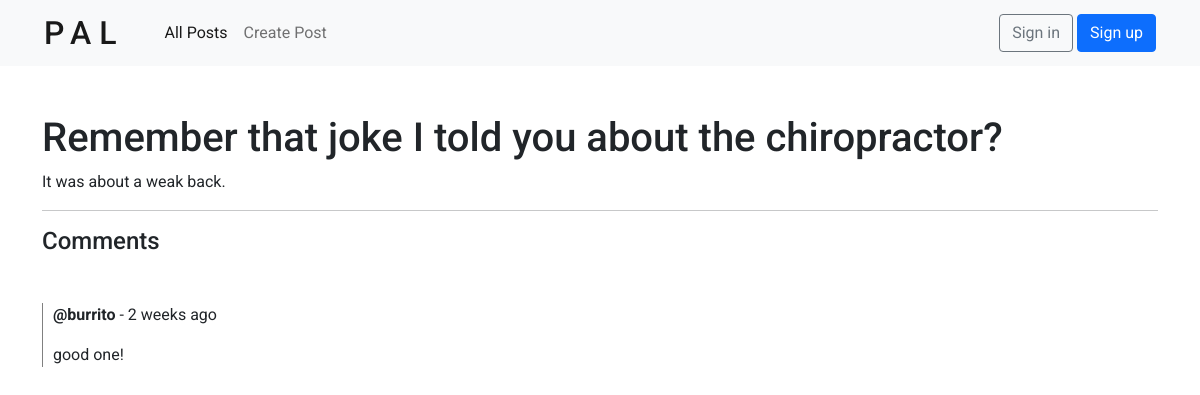
Screenshot of /post/11/ with the database file from the repository.
### posts/models.py (models this page shows, shortened)
class Post(models.Model):
    name = models.CharField(max_length=200)
    description = models.TextField(null=True, blank=True)
    topic = models.ForeignKey(Topic, null=True, on_delete=SET_NULL) # each Post is related to a single Topic
    user = models.ForeignKey(User, null=True, on_delete=SET_NULL) # each Post is related to a single User
    created = models.DateTimeField(auto_now_add=True)
    updated = models.DateTimeField(auto_now=True)

### comments/models.py (models this page shows, shortened)
class Comment(models.Model):
    user = models.ForeignKey(User, on_delete=CASCADE) # each Comment is related to a single User
    post = models.ForeignKey(Post, on_delete=CASCADE) # each Comment is related to a single Post
    body = models.TextField()
    created = models.DateTimeField(auto_now_add=True)
    updated = models.DateTimeField(auto_now=True)

### posts/views.py (the view, shortened to what this page needs)
# urls.py: path('post/<str:pk>/', views.post, name='post'),
def post(request, pk):
    post = Post.objects.get(id=pk)
    comments = post.comment_set.all().order_by('-created') # get the comments from each post
    comments_count = post.comment_set.all().count()
    context = {
        'post': post,
        'comments': comments,
        'comments_count': comments_count,
    }
    return render(request, 'posts/post.html', context)

### posts/templates/posts/post.html (shortened to what this page needs)
{% extends 'main.html' %}
{% block content %}
<div class="mt-5">
    <h1>{{ post.name }}</h3>
    <p>{{ post.description }}</p>
</div>
<hr />
<h4>Comments</h4>
<div class="comment-container mt-5">
    {% for comment in comments %}
        <div class="comment">
            <p><b>@{{ comment.user }}</b> - {{ comment.created|timesince }} ago</p>
            <p>{{ comment.body }}</p>
        </div>
    {% endfor %}
</div>
{% endblock content %}

### static/styles/main.css (style rules this page uses)
.comment-container { padding-left: 10px; border-left: 1px solid grey; }
.comment { margin-bottom: 10px; }

### static/styles/base.css (style rules this page uses)
*, *::before, *::after { margin: 0; padding: 0; box-sizing: border-box; }
body { font-family: 'Roboto', sans-serif; }

### rows the page displays
Post: name "Remember that joke I told you about the chiropractor?", description "It was about a weak back."
Comment: user "burrito", created "2 weeks", body "good one!"
